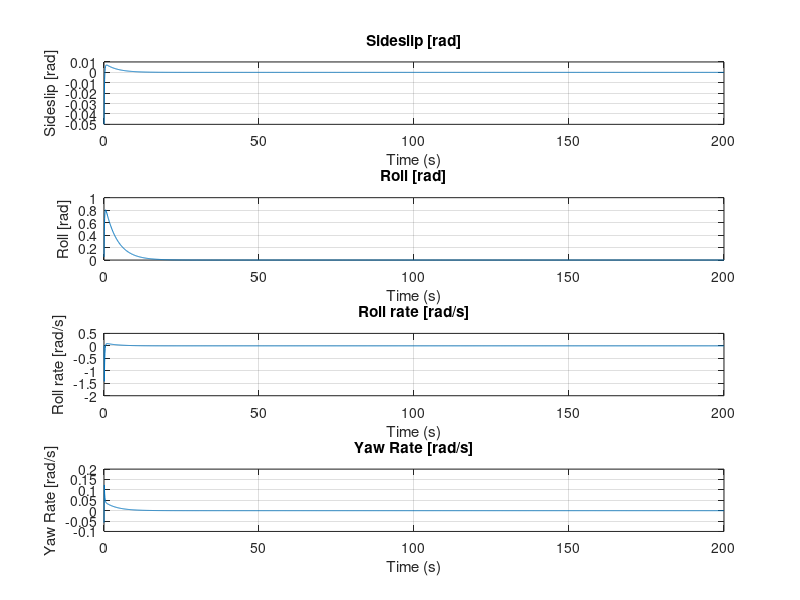

This figure's MATLAB source:
% Matrix A
A = [2.31823994e-01, -9.74590799e-02, -4.56131352e-04,  3.88318835e+00;
     -0.00000000e+00, -0.00000000e+00, -3.85703036e+00, -0.00000000e+00;
      2.19172552e+04, -0.00000000e+00,  1.98995680e+04, -4.51139078e+04;
     -1.87036564e+04,  4.75792683e+01,  1.12403837e+03,  1.80038056e+04];

% Matrix B
B = [-0.00000000e+00, -2.00369493e-05;
      -0.00000000e+00, -0.00000000e+00;
       7.79047545e+03,  3.19338669e+01;
      -0.00000000e+00,  8.71041312e+01];

% Matrix C
C = [1.00000000, 0.00000000, 0.00000000, 0.00000000;
      0.00000000, 1.00000000, 0.00000000, 0.00000000;
      0.00000000, 0.00000000, 1.92851518, 0.00000000;
      0.00000000, 0.00000000, 0.00000000, 1.92851518];

% Matrix D
D = [0.00000000, 0.00000000;
      0.00000000, 0.00000000;
      0.00000000, 0.00000000;
      0.00000000, 0.00000000];

% Define Q and R matrices
Q = eye(4) * 10; 
R = [1,0;
     0,1]; 

% Compute LQR controller
[K, S, P] = lqr(A, B, Q, R);
%K=[0,0,0,0;0,0,0,0];
disp('get those gainz:')
disp(K);

% Compute the state-space representation
sys_asym = ss(A, B, C, D);
sys_cl_asym = feedback(sys_asym,K);

x0 = [-0.05, 0.05, 0.01, -0.03];

t = 0:0.1:200;
[y,tOut,x0] = initial(sys_cl_asym,x0,t);

stateNames = {'Sideslip [rad]', 'Roll [rad]', 'Roll rate [rad/s]', 'Yaw Rate [rad/s]'};

figure;

% Get the number of states (columns) in y_
numStates = size(y, 2);

% Loop through each state and create a subplot
for i = 1:numStates
    subplot(numStates, 1, i); % Create a subplot: (rows, columns, current_plot_index)
    plot(tOut, y(:, i));    % Plot the i-th state (all rows, i-th column)
    xlabel('Time (s)');      % Label for x-axis
    ylabel(stateNames{i});   % Use the state name from the stateNames array
    title([stateNames{i} ]); % Title for each subplot
    grid on;                 % Enable grid
end
